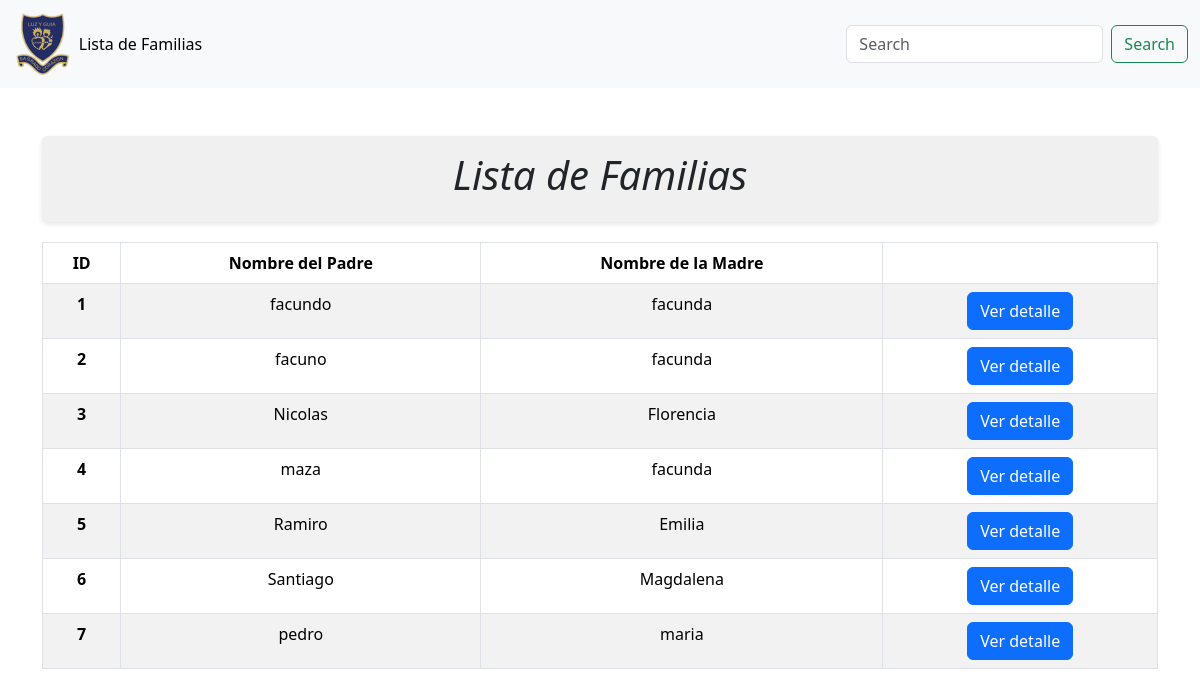
The app's page /familias/, older data.
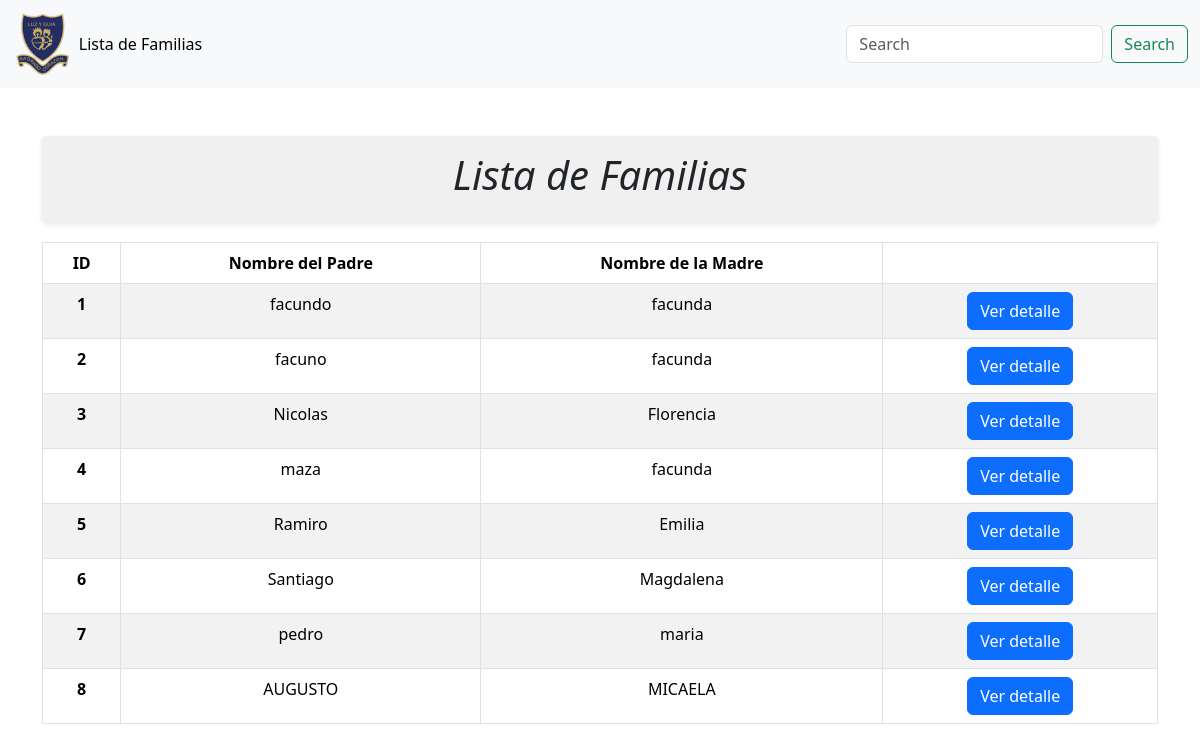
The same page, newer data.
### colegio/models.py (models this page shows, shortened)
class Familias(models.Model):
    id = models.AutoField(primary_key=True)
    nombre_papa = models.CharField(max_length=255)
    apellido_papa = models.CharField(max_length=255)
    dni_padre = models.CharField(max_length=255)
    domicilio_papa = models.CharField(max_length=255)
    domicilio_laboral_papa = models.CharField(max_length=255)
    telofono_fijo = models.IntegerField()
    celular_papa = models.CharField(max_length=255)
    ocupacion_papa = models.CharField(max_length=255)
    email_papa = models.CharField(max_length=255)
    nombre_mama = models.CharField(max_length=255)
    apellido_mama = models.CharField(max_length=255)
    dni_mama = models.CharField(max_length=255)
    domicilio_mama = models.CharField(max_length=255)
    domicilio_laboral_papa = models.CharField(max_length=255)
    celular_mama = models.CharField(max_length=255)
    telofono_fijo = models.IntegerField(default='00')
    ocupacion_mama = models.CharField(max_length=255)
    email_mama = models.CharField(max_length=255)
    fecha_creacion = models.DateTimeField(default=timezone.now)
    fecha_modificacion = models.DateTimeField(default=timezone.now)

### colegio/views.py (the view)
# urls.py: path('familias/', views.familias, name= "familias"), #MOSTRARFAMILIAS
def familias(request):
    familia = Familias.objects.all()
    return render(request, "familias.html", {'familia': familia})

### templates/familias.html (shortened to what this page needs)
{% load static %}
<!DOCTYPE html>
<html lang="en">
<head>
    <link href="https://cdn.jsdelivr.net/npm/bootstrap@5.3.3/dist/css/bootstrap.min.css" rel="stylesheet">
    <link rel="stylesheet" href="https://cdn.jsdelivr.net/npm/bootstrap-icons@1.11.3/font/bootstrap-icons.min.css">
</head>
<body>
    <header>
        <nav class="navbar navbar-expand-lg bg-body-tertiary">
            <div class="container-fluid">
              <img src="{% static 'img/escudo.png' %}" width="5%" alt="Logo">
              <div class="collapse navbar-collapse" id="navbarSupportedContent">
                <ul class="navbar-nav me-auto mb-2 mb-lg-0">
                  <li class="nav-item">
                    <a class="nav-link active" aria-current="page" href='{% url 'home'%}'>Lista de Familias</a>
                  </li>
                </ul>
                <form class="d-flex" role="search">
                  <input class="form-control me-2" type="search" placeholder="Search" aria-label="Search">
                  <button class="btn btn-outline-success" type="submit">Search</button>
                </form>
              </div>
            </div>
          </nav>
    </header>
    <div class="container mt-5">
        <div class="title-block">
            <h1 class="text-center">Lista de Familias</h1>
        </div>
        <div class="table-container">
            <table class="table table-striped table-bordered text-center" style="width: 100%;">
                <thead>
                    <tr>
                        <th scope="col">ID</th>
                        <th scope="col">Nombre del Padre</th>
                        <th scope="col">Nombre de la Madre</th>
                        <th scope="col"></th>
                    </tr>
                </thead>
                <tbody>
                    {% for fam in familia %}
                    <tr>
                        <th scope="row">{{ forloop.counter }}</th>
                        <td>{{ fam.nombre_papa }}</td>
                        <td>{{ fam.nombre_mama }}</td>
                        <td>
                            <a href="{% url 'detallefamilia' fam.id %}" class="btn btn-primary">Ver detalle</a>
                        </td>
                    </tr>
                    {% endfor %}
                </tbody>
            </table>
        </div>
    </div>
</body>
</html>

Row changes from the older to the newer data that the page shows:
added Familias: nombre_papa "AUGUSTO", nombre_mama "MICAELA"
